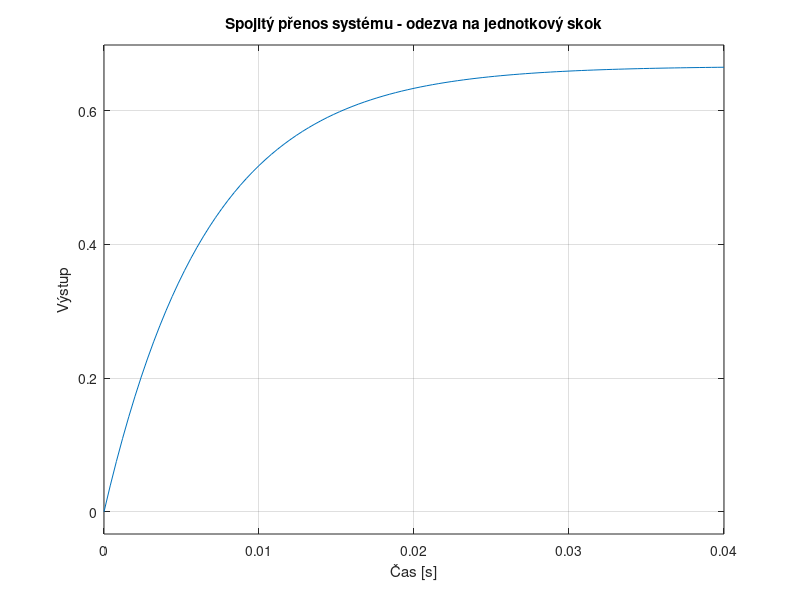
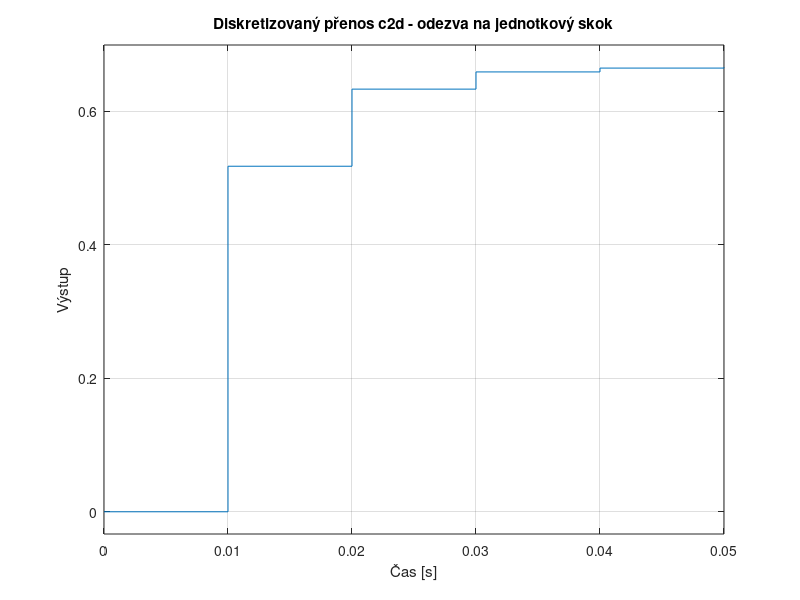
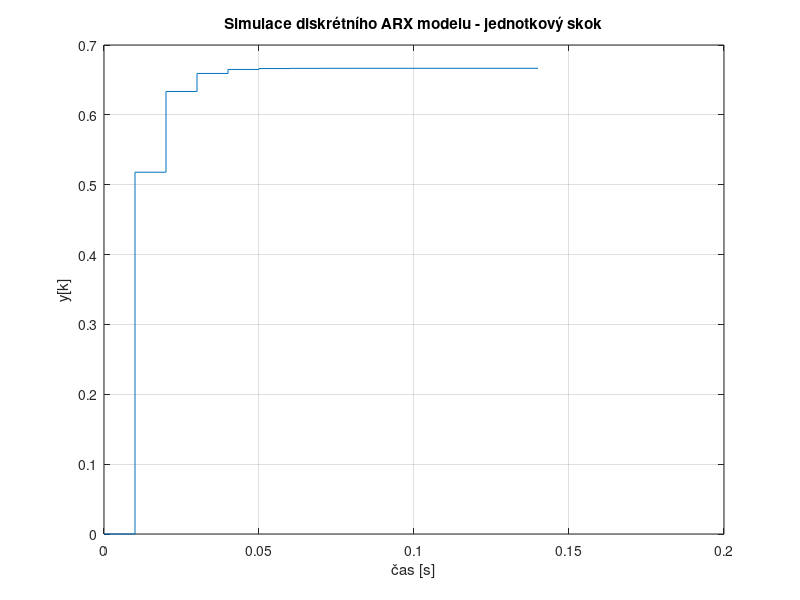
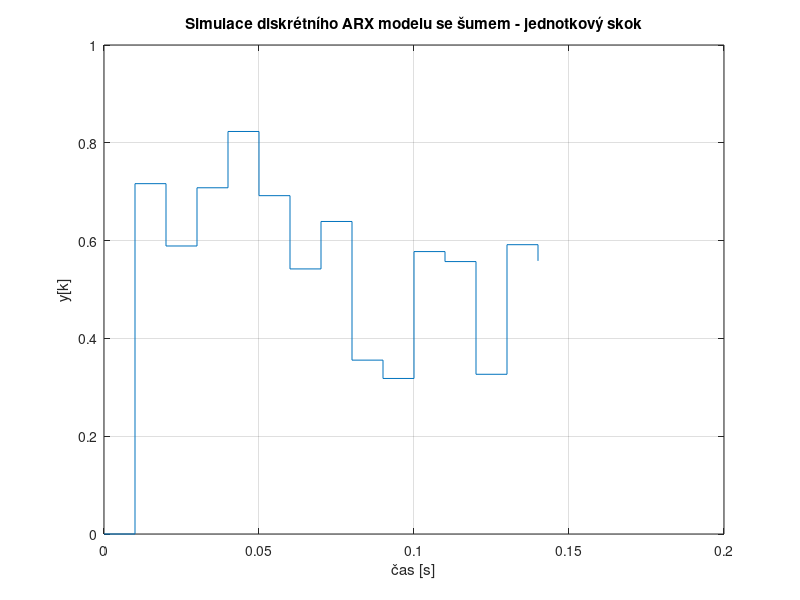

Write MATLAB code to recreate these figures, in order. (Note: this script raises an error after producing the figures.)


clc;
close all;
clear all;
%inicializace parametrů systému
R1=10;
R2=20;
C=0.001;
Ts=0.01;


%g1
T=((R1*R2)/(R1+R2))*C;
K=R2/(R1+R2);

%g2
a1k=-exp(-Ts/T);
b1k=K*(1-exp(-(Ts/T)));

theta_k=[a1k;b1k];
p=[R1;R2;C];

numerator = K;
denominator = [T 1];
G = tf(numerator, denominator); %přenos systému

Gd = c2d(G, Ts, 'zoh'); %diskrétní přenos


figure;
step(G);
grid on;
title('Spojitý přenos systému - odezva na jednotkový skok');
xlabel('Čas [s]');
ylabel('Výstup');

figure;
step(Gd);
grid on;
title('Diskretizovaný přenos c2d - odezva na jednotkový skok');
xlabel('Čas [s]');
ylabel('Výstup');



%% simulace - zadani (1) - inicializace parametrů


N = 15;             % počet kroků simulace
Ts = 0.01;           % vzorkovací perioda
u = ones(1, N);      % vstup (např. skoková funkce)
y = zeros(1, N);     % výstup
%y(1)=1;



%% simulace -zadani (1)- ARX modelu bez šumu



for k = 2:N

    %u(k)=10*sign(sin(2*pi*0.05*Ts*(k-1)));

    y(k) = -a1k * y(k-1) + b1k * u(k-1);

end

% Zobrazení výsledků
figure;
time = (0:N-1) * Ts;
stairs(time, y);
xlabel('čas [s]');
ylabel('y[k]');
title('Simulace diskrétního ARX modelu - jednotkový skok');
grid on;


%% simulace ARX modelu s šumem

whiteNoise = sqrt(0.02) * randn(N, 1);


for k = 2:N

    y(k) = -a1k * y(k-1) + b1k * u(k-1)+whiteNoise(k);

end

% Zobrazení výsledků
figure;
time = (0:N-1) * Ts;
stairs(time, y);
xlabel('čas [s]');
ylabel('y[k]');
title('Simulace diskrétního ARX modelu se šumem - jednotkový skok');
grid on;

figure;
plot(whiteNoise, 'ro', 'LineStyle','none','MarkerFaceColor','r');
hold on;
yline(0, 'k-', 'LineWidth', 1.5);  % Vodorovná čára na y=0
title('Bílý šum');




%% nejmenší čtverce



R1_promenne=0;
F = 7000;      
a_true=a1k;
b_true=b1k;
sigma = 0.01;           % standardní odchylka šumu
lambda = 0.9;          % zapomínací faktor
Ts=0.01;

% Příprava paměti pro u, y, atd.
u = zeros(1,F);
y = zeros(1,F);
y_bezSumu=zeros(1,F);
y_est = zeros(1,F);
e = sqrt(0.02) * randn(F, 1); 
whiteNoise2= -10 + (20) * rand(F, 1);

R_matice=zeros(1,F);
thetaTrue = [a_true; b_true]; % "skutečné" parametry

% Odhad: 2 parametry => theta = [a; b]
thetaEstNoForget = zeros(2,F);   % RLS bez zapomínání
thetaEstForget   = zeros(2,F);   % RLS s expon. zapomínáním

T_real_simul=zeros(1,F); %reálné T při simulaci s proměnným R1;
K_real_simul=zeros(1,F); %reálné K při simulaci s proměnným R1;

T_est=zeros(1,F);   %hodnoty získané z odhadnutých parametrů
K_est=zeros(1,F);

err_ef=zeros(1,F);


% Kovarianční matice (pro klasické RLS a RLS s EF)
P_no = 100 * eye(2);    % počáteční velká nejistota
P_ef = 100 * eye(2);

% Pro uložení chyb odhadu
thetaErrNoForget = zeros(2,F);
thetaErrForget   = zeros(2,F);

% Počáteční podmínky pro y(k)
% (Je-li model 1. řádu, stačí y(1)=0, u(1)=0 atp.)
y(1) = 0;
u(1) = 1;  % třeba začneme s jednotkovým vstupem




% Simulace a odhad
for k = 2:F



    %změna parametru R1:
     if k < 3000
         R1_promenne = 10;

     elseif k < 5000
         R1_promenne = 10 + 0.1 * ((k * Ts) - 30);

     else
        R1_promenne= 12;

     end

    R_matice(k)=R1_promenne;


    T_real_simul(k)=((R1_promenne*R2)/(R1_promenne+R2))*C;
    K_real_simul(k)=R2/(R1_promenne+R2);

    T=((R1_promenne*R2)/(R1_promenne+R2))*C;
    K=R2/(R1_promenne+R2);
    a1k=-exp(-Ts/T);
    b1k=K*(1-exp(-(Ts/T)));
    a_true=a1k;
    b_true=b1k;





    % u(k)=whiteNoise2(k); %šum jako vstupní signál
    
    u(k)=10*sign(sin(2*pi*0.05*Ts*(k-1))); %obdelníkový vstupní signál


    % 2) Výpočet výstupu systému (skutečný model)
    y(k) = -a1k * y(k-1) + b1k * u(k-1)+e(k);
    y_bezSumu(k) = -a1k * y_bezSumu(k-1) + b1k * u(k-1);

    
    phi_k = [-y(k-1); u(k-1)];  % Regresor (2×1)


    % 4) RLS s exponenciálním zapomínáním
    denom_ef = lambda*sigma^2 + phi_k' * P_ef * phi_k;
    K_ef = (P_ef * phi_k) / denom_ef;
    % aktualizace odhadu
    err_ef(k) = y(k) - phi_k' * thetaEstForget(:,k-1); %rezidua
    thetaEstForget(:,k) = thetaEstForget(:,k-1) + K_ef * err_ef(k);
    % aktualizace kovarianční matice
    P_ef = (1/lambda) * (P_ef - K_ef * phi_k' * P_ef);
    % uložení chyby odhadu
    thetaErrForget(:,k) = thetaTrue - thetaEstForget(:,k); %chyba odhadu

     y_est(k) = -thetaEstForget(1,k)*y(k-1) + thetaEstForget(2,k)*u(k-1);

     a_est=thetaEstForget(1,k);
     b_est=thetaEstForget(2,k);


     T_est(k)=-((Ts)/log(-a_est));
     K_est(k)=b_est/(1-exp(-Ts/T_est(k)));


     

end

% Zobrazení výsledků
t = 1:F;
grid on;
figure;
plot(t, y, t, u, 'LineWidth', 1.2);
legend('skutečný výstup se šumem','Vstup u(k)');
xlabel('k');
title('skutečný výstup se šumem a vstup');
grid on;

figure;
plot(t, err_ef ,'LineWidth', 1.2);
legend('reziduum r(k)');
xlabel('k');
title('reziduum r(k)');
grid on;



figure;
plot(t, thetaEstForget(1,:), t, thetaEstForget(2,:), '-','LineWidth',1.2);
legend('a - RLS-EF','b - RLS-EF');
xlabel('k');
title('Parametry - RLS s exponenciálním zapomínáním');
grid on;


figure;
plot(t, T_est(1,:), t, T_real_simul(1,:), '-','LineWidth',1.2);
legend('T-est','T-reeal');
xlabel('k');
title('Reálný a odhadnutý parametr T');
grid on;

figure;
plot(t, K_est(1,:), t, K_real_simul(1,:), '-','LineWidth',1.2);
legend('K-est','K-reeal');
xlabel('k');
title('Reálný a odhadnutý parametr K');
grid on;


figure;
plot(t, thetaErrForget(1,:), t, thetaErrForget(2,:),'LineWidth',1.2);
legend('Chyba a - EF','Chyba b - EF');
xlabel('k');
title('Chyba odhadu parametrů- s exponenciálním zapomínáním');
grid on;

figure;
plot(t,y,t, y_est, 'LineWidth', 1.2);
legend('skutečný výstup se šumem','odhadovaný výstup');
xlabel('k');
title('skutečný (+šum) a odhadovaný výstup');
grid on;

figure;
plot(t, y_bezSumu, 'LineWidth', 1.2);
legend('výstup bez šumu');
xlabel('k');
title('výstup bez sumu');
grid on;


figure;
plot(t, R_matice, 'LineWidth', 1.2);
legend('R1');
xlabel('k');
title('R1 v čase');
grid on;




%% Popis proměnných ve skriptu

% --- Parametry systému ---
% R1, R2 .......... hodnoty odporů v ohmech
% C ............... kapacita v faradech
% Ts .............. vzorkovací doba (sampling period)

% --- Přenos systému ---
% T ............... časová konstanta systému (odvozená z R1, R2 a C)
% K ............... statické zesílení systému
% numerator ....... čitatel přenosové funkce (pro spojitý model)
% denominator ..... jmenovatel přenosové funkce (pro spojitý model)
% G ............... spojitý přenos systému
% Gd .............. diskretizovaný přenos systému pomocí ZOH

% --- Parametry ARX modelu ---
% a1k ............. diskrétní parametr vyjadřující vliv minulého výstupu
% b1k ............. diskrétní parametr vyjadřující vliv minulého vstupu
% theta_k ......... vektor nominálních (počátečních) parametrů [a1k; b1k]
% p ............... vektor fyzikálních parametrů [R1; R2; C]

% --- Simulace ARX bez a se šumem ---
% u ............... vstupní signál (např. skok nebo šum)
% y ............... výstup systému
% y_bezSumu ....... výstup systému bez přidaného šumu
% whiteNoise ...... generovaný bílý šum (přidávaný do výstupu)
% whiteNoise2 ..... náhodný vstupní signál (šum pro u)

% --- Adaptivní odhad parametrů (RLS) ---
% F ............... počet kroků simulace (časových vzorků)
% e ............... šum měření (rušení na výstupu)
% thetaTrue ....... skutečné (aktuální) hodnoty parametrů v čase [a; b]
% thetaEstForget .. odhadnuté parametry pomocí RLS s exponenciálním zapomínáním
% thetaErrForget .. chyba odhadu parametrů (thetaTrue - thetaEstForget)
% y_est ........... odhadnutý výstup systému na základě thetaEstForget
% phi_k ........... regrese [−y(k−1); u(k−1)]
% P_ef ............ kovarianční matice odhadu pro RLS-EF
% K_ef ............ zisk (gain) RLS algoritmu
% err_ef .......... reziduum – rozdíl mezi skutečným a odhadnutým výstupem
% lambda .......... zapomínací faktor RLS algoritmu (blízko 1 = pomalé zapomínání)
% sigma ........... odhad směrodatné odchylky šumu (pro RLS)
% R1_promenne ..... časově proměnná hodnota R1 (simulace změn systému)
% R_matice ........ historie hodnot R1 v čase (pro vykreslení)

% --- Grafy ---
% time ............ časová osa pro diskrétní simulace
% t ............... index pro grafické zobrazení vektorů (1:F)

% --- Volitelné ---
% thetaEstNoForget .... připraveno pro RLS bez zapomínání (nepoužívá se)
% thetaErrNoForget .... chyba odhadu bez zapomínání (nepoužívá se)
